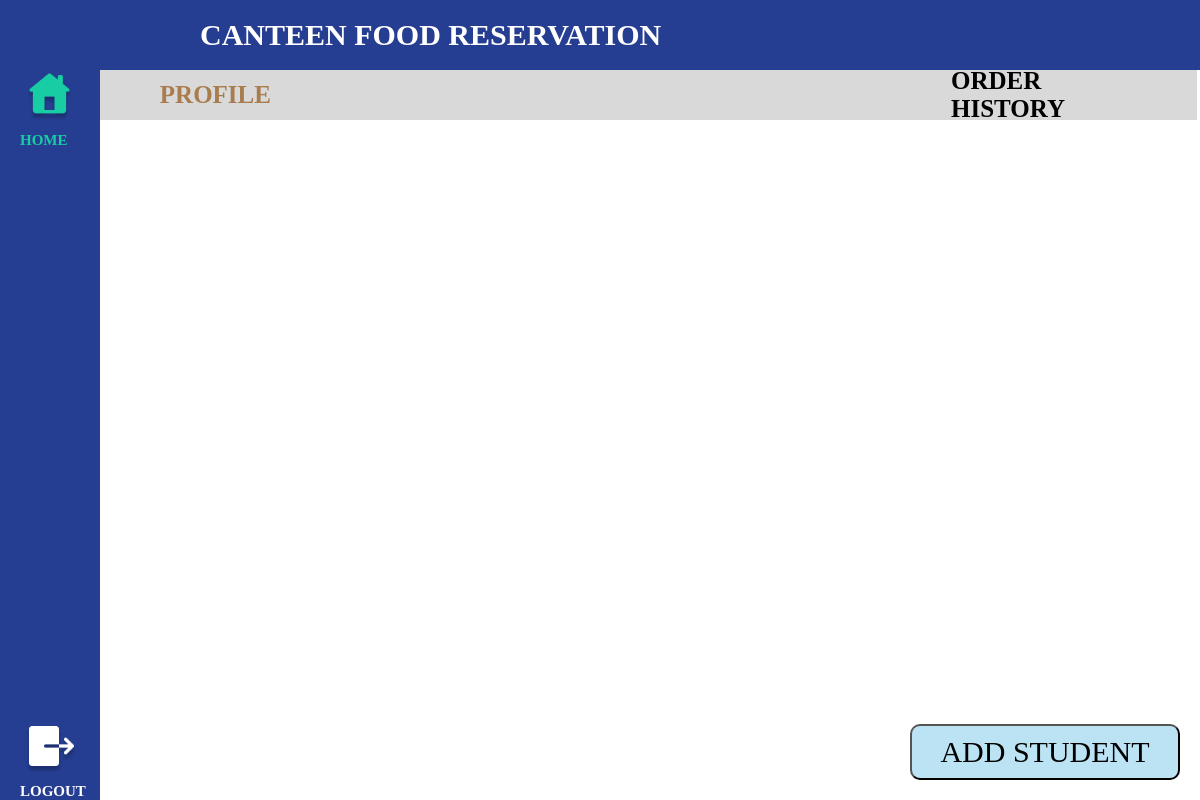
The page /user-profile (signed in) on the database as committed earlier.
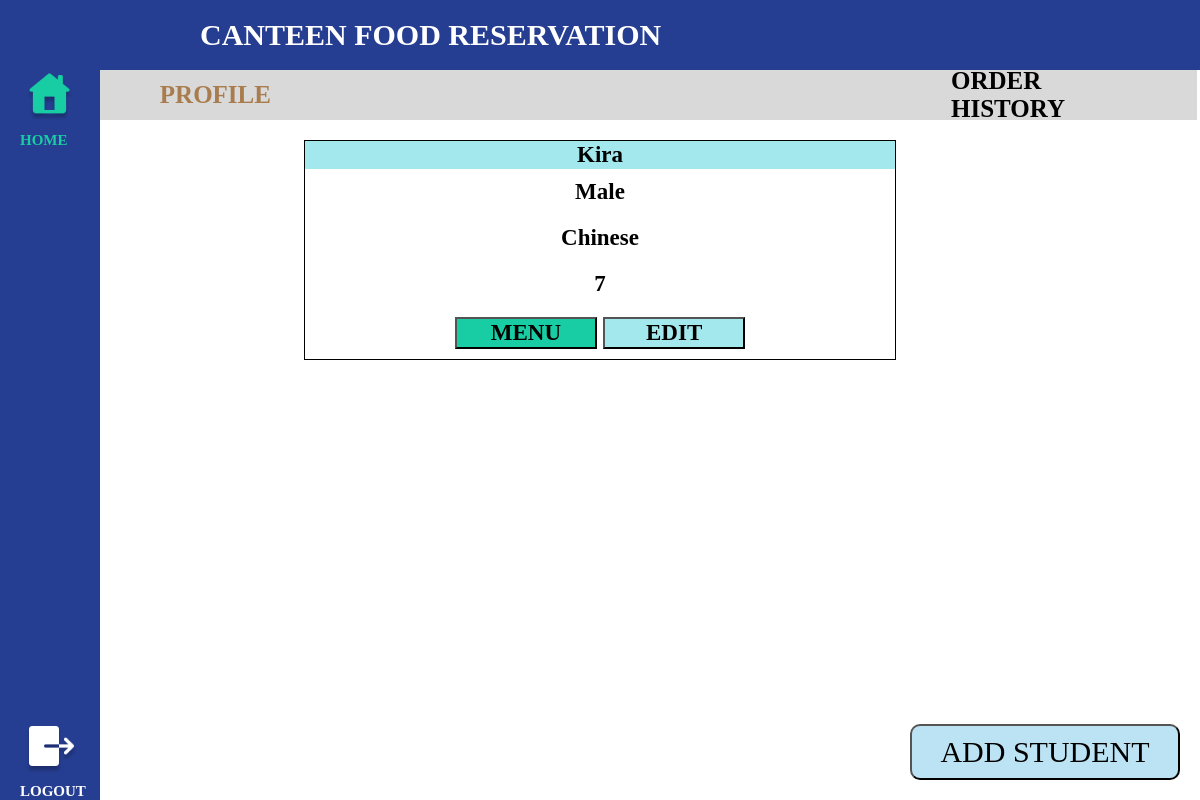
The same page on the database as committed later.
### practice/models.py (models this page shows)
class Student(models.Model):
    Parent = models.ForeignKey(User, on_delete=models.SET_NULL, null=True)
    id = models.AutoField(auto_created=True, primary_key=True, serialize=False, verbose_name='ID')
    Student_Name = models.CharField('Student Name', max_length=50)
    Student_Gender = models.CharField('Student Gender', max_length=10)
    Student_Race = models.CharField('Student Race', max_length=10)
    Student_Grade = models.IntegerField('Student Grade')

class Cart(models.Model):
    student = models.OneToOneField(Student, on_delete=models.CASCADE)
    created_at = models.DateTimeField(auto_now_add=True)
    updated_at = models.DateTimeField(auto_now=True)

### practice/views.py (the view, shortened to what this page needs)
# urls.py: 2. Add a URL to urlpatterns:  path('', views.home, name='home')
@login_required(login_url='register')
def home(request):
    studentform = StudentForm()
    current_user = request.user
    current_user = request.user
    students = Student.objects.filter(Parent=current_user)
    order_items_by_order = {}
    for student in students:
        order_items = OrderItem.objects.filter(order__cart__student=student).select_related('order__cart__student', 'order_item')
        for order_item in order_items:
            order = order_item.order
            if order not in order_items_by_order:
                order_items_by_order[order] = []
            order_items_by_order[order].append(order_item)
    carts = []
    for student in students:
        cart = student.cart
        carts.append(cart)
    return render(request, 'user-profile.html', {'order_items_by_order': order_items_by_order, 'students': students, 'carts': carts, 'form':studentform})

### practice/templates/user-profile.html (shortened to what this page needs)
{% load static %}
<!DOCTYPE html>
<html>
<head>
    <link rel="stylesheet" href="{% static 'css/user-profile.css' %}">
</head>
<body>
<header>
    <h1>CANTEEN FOOD RESERVATION</h1>
</header>
<nav>
    <a href="{% url 'user-profile' %}" class="home"><img src="{% static 'image/Home Page Selected.png' %}">HOME</a>
    <a href="{% url 'logout' %}" class="logout" id="logout"><img src="{% static 'image/Logout.png' %}">LOGOUT</a>
</nav>
<main>
    <div class="top-div">
        <a id="profile-link" style="color:#A97C4E">Profile</a>
        <a id="history-link">Order History</a>
    </div>
    <div id="profile-section">
        {% for student in students %}
    {% for cart in carts %}
        {% if student.id == cart.student.id %}
        <div style="display: flex; justify-content: center;">
            <table class="student-profile">
                <tr>
                    <th class="studentName">{{ student.Student_Name }}</th>
                </tr>
                <tr>
                    <td>{{ student.Student_Gender }}</td>
                </tr>
                <tr>
                    <td>{{ student.Student_Race }}</td>
                </tr>
                <tr>
                    <td>{{ student.Student_Grade }}</td>
                </tr>
                <tr>
                    <td>
                        <a href="{% url 'user-menu' student.id %}"><button id="menuButton">Menu</button></a>
                        <a href="{% if student.id %}{% url 'editstudent' pk=student.id %}{% endif %}"><button id="editButton">Edit</button></a>
                    </td>
                </tr>
            </table>
        </div>
        {% endif %}
    {% endfor %}
{% endfor %}
        <button id="add">add student</button>
    </div>
</main>
</body>
</html>

Rows that differ between the two databases and show on the page:
added Student: Student_Name "Kira", Student_Gender "Male", Student_Race "Chinese", Student_Grade "7"
